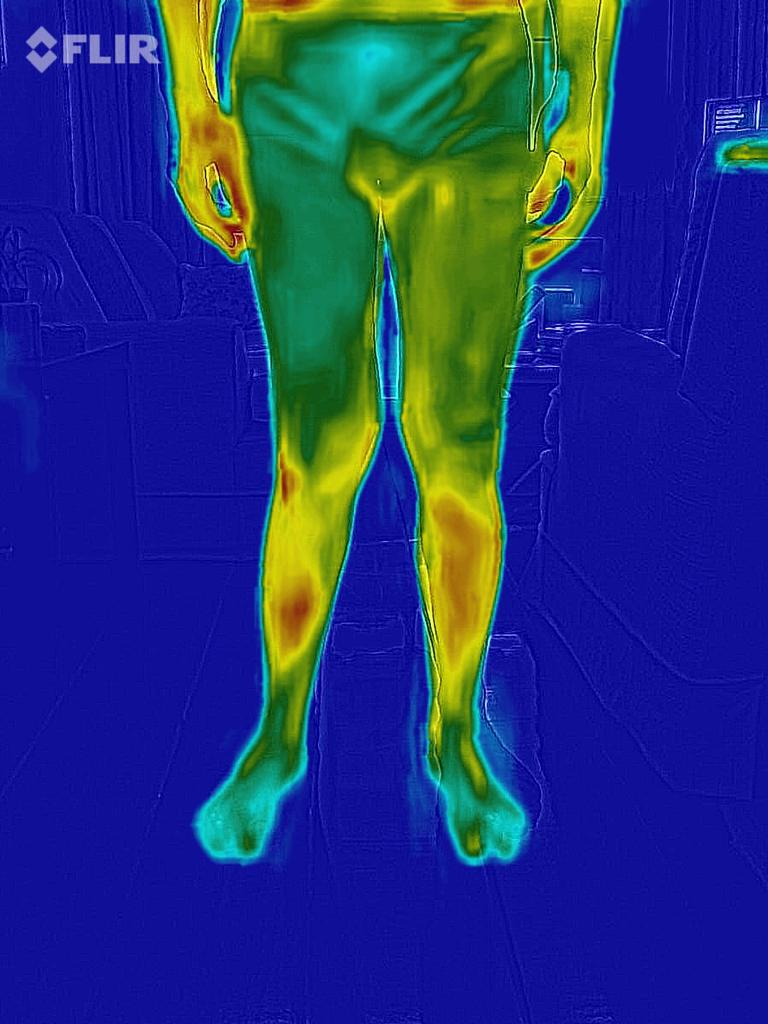
#> input picture testes/new_images/im1.jpeg, 768 x 1024 px, found by its file name; the run also reads 1 picture not shown here
$ python 'demonstração.py'
#> lines starting #> are read from the running program, lines starting #| are printed output that depends on the picture; after the words box and inside, x2 and y2 are one past the last pixel; in counts of white or black regions, pixels touching at a corner belong together
### thermo_images/classification.py
''' classification


    This module is used to classify the images into one of the tyoes:
        1.Foot
        2.Front Upper Body
        3.Back Upper Body
        4.Front Legs
        5.Back Legs

Created on 25/05/2019
@author: Carlos Cesar Brochine Junior

'''
import numpy as np
import cv2
import imutils
import os
import math


def plot_contours(image):

    # load the image, convert it to grayscale, and blur it slightly
    gray = cv2.cvtColor(image, cv2.COLOR_BGR2GRAY)
    gray = cv2.GaussianBlur(gray, (5, 5), 0)

    # threshold the image, then perform a series of erosions +
    # dilations to remove any small regions of noise
    thresh = cv2.threshold(gray, 45, 255, cv2.THRESH_BINARY)[1]
    thresh = cv2.erode(thresh, None, iterations=2)
    thresh = cv2.dilate(thresh, None, iterations=2)
    #
    dimension = gray.shape
    X_DIMENSION = dimension[0]
    Y_DIMENSION = dimension[1]
    black_image = np.zeros((X_DIMENSION, Y_DIMENSION))
    #
    # find contours in thresholded image, then grab the largest one
    cnts = cv2.findContours(thresh.copy(), cv2.RETR_EXTERNAL, cv2.CHAIN_APPROX_SIMPLE)
    cnts = imutils.grab_contours(cnts)
    c = max(cnts, key=cv2.contourArea)

    # draw the outline of the object, then draw each of the
    cv2.drawContours(black_image, [c], -1, (255, 0, 255), 2)

    # show the output image
    # cv2.imshow("Image", black_image)
    # cv2.waitKey(0)
    return black_image,c


def skeleton(img):
    """Topolopgical Skeleton: this function provides topoloical skeleton of an image.
        Args:
            image(cv2.image): image loaded by cv2.imread.

        Returns:
            image(cv2.image): skeletonized image
        References:
            - https://en.wikipedia.org/wiki/Topological_skeleton
            - http://opencvpython.blogspot.com/2012/05/skeletonization-using-opencv-python.html
    """
    img = cv2.cvtColor(img, cv2.COLOR_BGR2GRAY)
    size = np.size(img)
    skel = np.zeros(img.shape, np.uint8)

    ret, img = cv2.threshold(img, 127, 255, 0)
    element = cv2.getStructuringElement(cv2.MORPH_CROSS, (3, 3))
    done = False
    while (not done):
        eroded = cv2.erode(img, element)
        temp = cv2.dilate(eroded, element)
        temp = cv2.subtract(img, temp)
        skel = cv2.bitwise_or(skel, temp)
        img = eroded.copy()

        zeros = size - cv2.countNonZero(img)
        if zeros == size:
            done = True
    return skel

# def impanting(image_path,mask_path):
def impanting(img,mask_path):
    """Image Impanting: this uses a mask to interpolate a mask region with surroundings pixels.

        Args:
            image_path(str): The path where the source image is stored.
            mask_path(str): The path where the mask is stored.

        Returns:
            image(cv2.image): impanted image
    """
    # img = cv2.imread(image_path)
    mask = cv2.imread(mask_path, 0)
    dst = cv2.inpaint(img, mask, 3, cv2.INPAINT_TELEA)
    return dst

def shape_match(im1,im2):
    """Shape Distance: returns de distance between two images based on Hu moments.

        Args:
            im1(cv2.image): gray image 1.
            im2(cv2.image): gray image 2

        Returns:
            d1,d2,d3 (float): distance based on Hu moments

        References:
            https://www.learnopencv.com/shape-matching-using-hu-moments-c-python/
    """
    # im2 = cv2.cvtColor(im2, cv2.COLOR_BGR2GRAY)
    _, im1 = cv2.threshold(im1, 128, 255, cv2.THRESH_BINARY)
    _, im2 = cv2.threshold(im2, 128, 255, cv2.THRESH_BINARY)
    d1 = cv2.matchShapes(im1, im2, cv2.CONTOURS_MATCH_I1, 0)
    d2 = cv2.matchShapes(im1, im2, cv2.CONTOURS_MATCH_I2, 0)
    d3 = cv2.matchShapes(im1, im2, cv2.CONTOURS_MATCH_I3, 0)
    return d1,d2,d3

def external_contour(image):
    """External contour: this function provides the most external contour in a image.

        Args:
            image(cv2.image): image loaded by cv2.imread.

        Returns:
            image(cv2.image): impanted image

        References:
            https://docs.opencv.org/3.4/d1/d32/tutorial_py_contour_properties.html
    """

    # load the image, convert it to grayscale, and blur it slightly
    gray = cv2.cvtColor(image, cv2.COLOR_BGR2GRAY)
    gray = cv2.GaussianBlur(gray, (5, 5), 0)

    # threshold the image, then perform a series of erosions +
    # dilations to remove any small regions of noise
    thresh = cv2.threshold(gray, 45, 255, cv2.THRESH_BINARY)[1]
    thresh = cv2.erode(thresh, None, iterations=2)
    thresh = cv2.dilate(thresh, None, iterations=2)

    # find contours in thresholded image, then grab the largest one
    cnts = cv2.findContours(thresh.copy(), cv2.RETR_EXTERNAL, cv2.CHAIN_APPROX_SIMPLE)
    cnts = imutils.grab_contours(cnts)
    c = max(cnts, key=cv2.contourArea)

    return c
def image_resize(img,name):
    ''' resize image to the patern 640 x 480 or 480 x 640

    Args:
        image(cv2.image): image loaded by cv2.imread.
    Returns:
        image(cv2.image): impanted image

    '''
    dimension = img.shape
    if dimension[0]>dimension[1]:
        newimg = cv2.resize(img, (480, 640))
    elif dimension[1]>dimension[0]:
        newimg = cv2.resize(img, (640, 480))
    newname=name.replace('.jpeg','_resized.jpeg')
    filename=os.path.join('resized', newname)
    cv2.imwrite(os.path.join('resized', newname), newimg)
    return newimg,filename

def image_kind(image_path):
    """image_kind classifies the image from a path into one of the types desired

        Args:
            image_path(str): The path where the image is stored.

        Returns:
            kind(int): The number of classification according the relation:
                 1:Foot
                 2:Front Upper Body
                 3:Back Upper Body
                 4:Front Legs
                 5:Back Legs
        Examples:
            Examples should be written in doctest format, and should illustrate how
            to use the function.
    """
    mask_path=r'image_map/mask.jpeg'
    img = cv2.imread(image_path)
#> img is the input picture: shape (1024, 768, 3); mean B, G, R 123.8, 52.5, 35.1

    dimension=img.shape
#> dimension = (1024, 768, 3)
    if ((dimension[0] != 640) and (dimension[0] != 480)) or ((dimension[1] != 640) and (dimension[1] != 480)) :
        print('==============resizing')
        name=os.path.basename(image_path)
        img,image_path=image_resize(img,name)
#> image_path = 'resized/im1_resized.jpeg'
        print(image_path)
#| resized/im1_resized.jpeg
        print(img.shape)
#| (640, 480, 3)
    # Foot images are landscape and others are portrait, so it is possible to define if foot by dimension
    if dimension[0] == 480:
        kind=1
        solidity,aspect_ratio='NA'
    else:
        kind='unknown'
        # impant=impanting(image_path,mask_path)
        impant = impanting(img, mask_path)
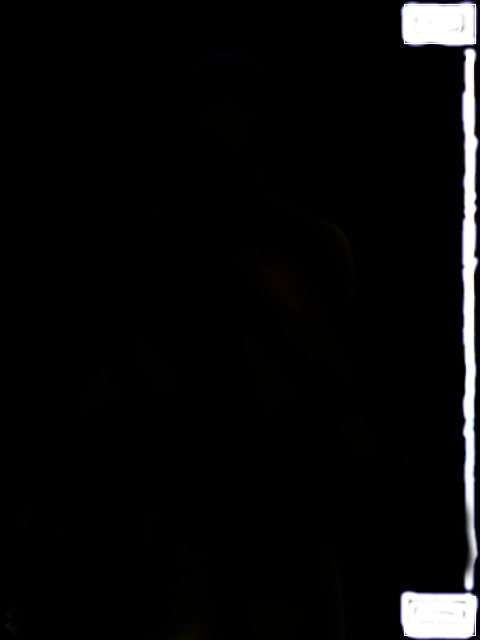
#> input picture thermo_images/image_map/mask.jpeg, 480 x 640 px
        plot_contours(impant)
#> in plot_contours, `gray = cv2.cvtColor(image, cv2.COLOR_BGR2GRAY)`:
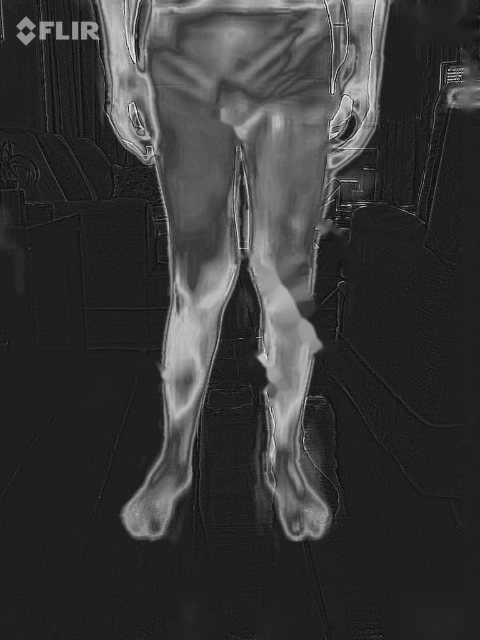
#> gray: shape (640, 480); min 13, max 238, mean 55.5
#> in plot_contours, `thresh = cv2.threshold(gray, 45, 255, cv2.THRESH_BINARY)[1]`: thresh: shape (640, 480); 32% white; 64 white regions (45 under 20 px), largest, box (x1, y1, x2, y2) and area: (38, 0, 399, 543) 94610, (438, 47, 480, 112) 1905, (15, 16, 37, 46) 426
#> in plot_contours, `thresh = cv2.erode(thresh, None, iterations=2)`: thresh: shape (640, 480); 29% white; 17 white regions (9 under 20 px), largest, box (x1, y1, x2, y2) and area: (73, 0, 396, 540) 87297, (440, 59, 480, 110) 1397, (40, 22, 68, 39) 237
#> in plot_contours, `thresh = cv2.dilate(thresh, None, iterations=2)`:
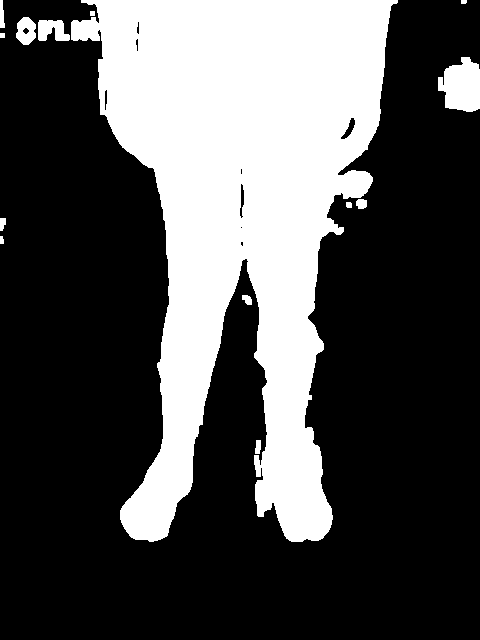
#> thresh: shape (640, 480); 31.4% white; 14 white regions
#> in plot_contours, `cnts = cv2.findContours(thresh.copy(), cv2.RETR_EXTERNAL, cv2.CHAIN_AP..`: cnts = 14 contours, 4 with area under 20; largest, box (x1, y1, x2, y2) and area: (71, 0, 398, 542) 92238, (438, 57, 480, 112) 1646, (38, 20, 70, 41) 439, (16, 17, 36, 45) 397, (356, 199, 367, 209) 77
#> in plot_contours, `c = max(cnts, key=cv2.contourArea)`: c = contour of 791 points, box (x1, y1, x2, y2) (71, 0, 398, 542), area 92238
#> in plot_contours, `cv2.drawContours(black_image, [c], -1, (255, 0, 255), 2)`: black_image: shape (640, 480) float64; 2.5% white; 1 white region
        contorno = external_contour(impant)
#> contorno has the same summary as c in plot_contours
        area=cv2.contourArea(contorno)
#> area = 92237.5
        c=contorno
        # solidity
        hull = cv2.convexHull(contorno)
#> hull = contour of 21 points, box (x1, y1, x2, y2) (71, 0, 398, 542), area 144920
        hull_area = cv2.contourArea(hull)
#> hull_area = 144920.5
        solidity = float(area) / hull_area
#> solidity = 0.636
        # aspect ratio
        x, y, w, h = cv2.boundingRect(contorno)
#> x = 71; y = 0; w = 327; h = 542
        aspect_ratio = float(w) / h
#> aspect_ratio = 0.603
        if aspect_ratio>0.60:
            kind='dorso'
            back_pth = r'image_map/skeleton/dorso_costa_model.jpeg'
            front_pth = r'image_map/skeleton/dorso_frente_model.jpeg'
            back = cv2.imread(back_pth,cv2.COLOR_BGR2GRAY)
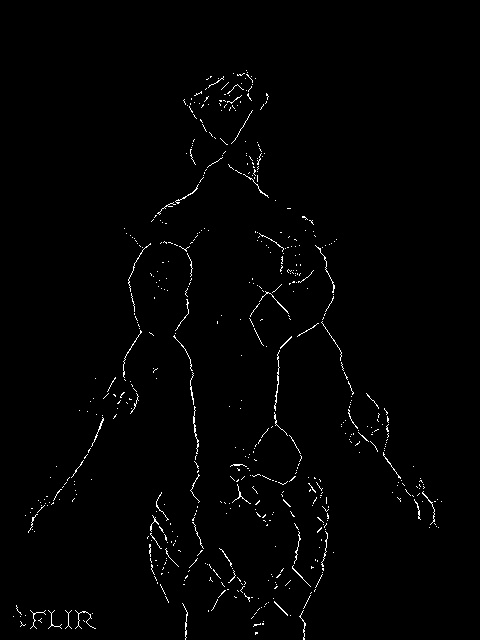
#> input picture thermo_images/image_map/skeleton/dorso_costa_model.jpeg, 480 x 640 px
#> back is the input picture: shape (640, 480); min 0, max 255, mean 3.1
            front = cv2.imread(front_pth,cv2.COLOR_BGR2GRAY)
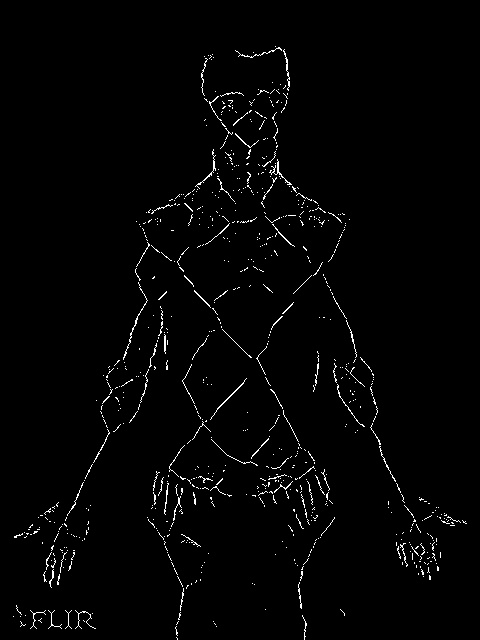
#> input picture thermo_images/image_map/skeleton/dorso_frente_model.jpeg, 480 x 640 px
#> front is the input picture: shape (640, 480); min 0, max 255, mean 4.4
            ske=skeleton(impant)
#> in skeleton, `size = np.size(img)`: size = 307200
#> in skeleton, `ret, img = cv2.threshold(img, 127, 255, 0)`: img: shape (640, 480); 8.9% white; 300 white regions (249 under 20 px), largest, box (x1, y1, x2, y2) and area: (250, 215, 321, 465) 6115, (162, 252, 237, 427) 5343, (101, 0, 159, 164) 4088
#> the loop in skeleton, `while (not done):` made 23 passes
#> zeros on passes 1 to 12: 287847, 292249, 295413, 297831, 299794, 301318, 302567, 303633, 304473, 305133, 305666, 306071
#> after the loop in skeleton, `while (not done):`: eroded: shape (640, 480); every value is 0
#> after the loop in skeleton, `while (not done):`:
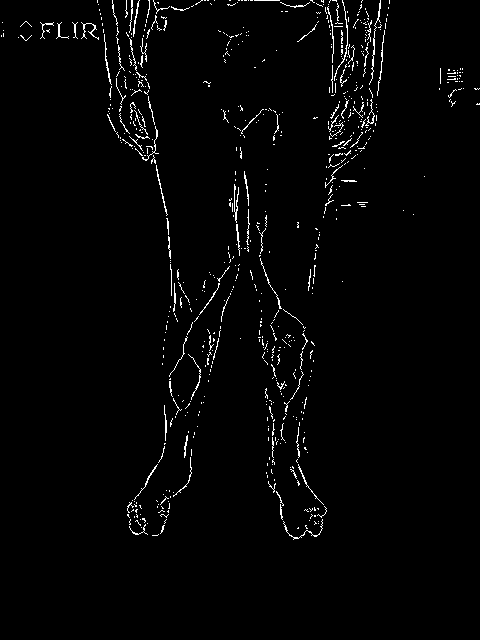
#> skel: shape (640, 480); 1.9% white in thin lines or dots, all inside (x1, y1, x2, y2) = (1, 0, 480, 540)
            b1, b2, b3 = shape_match(ske, back)
#> in shape_match, `_, im2 = cv2.threshold(im2, 128, 255, cv2.THRESH_BINARY)`: im2: shape (640, 480); 1.2% white in thin lines or dots, all inside (x1, y1, x2, y2) = (13, 70, 442, 640)
#> in shape_match, `d1 = cv2.matchShapes(im1, im2, cv2.CONTOURS_MATCH_I1, 0)`: d1 = 0.0955
#> in shape_match, `d2 = cv2.matchShapes(im1, im2, cv2.CONTOURS_MATCH_I2, 0)`: d2 = 0.491
#> in shape_match, `d3 = cv2.matchShapes(im1, im2, cv2.CONTOURS_MATCH_I3, 0)`: d3 = 0.104
#> b1 = 0.0955; b2 = 0.491; b3 = 0.104
            b=math.sqrt(b1**2+b2**2+b3**2)
#> b = 0.511
            f1, f2, f3 = shape_match(ske, front)
#> in shape_match (call 2), `_, im2 = cv2.threshold(im2, 128, 255, cv2.THRESH_BINARY)`: im2: shape (640, 480); 1.7% white in thin lines or dots, all inside (x1, y1, x2, y2) = (13, 46, 467, 640)
#> f1 = 0.024; f2 = 0.0775; f3 = 0.0355
            f = math.sqrt(f1 ** 2 + f2 ** 2 + f3 ** 2)
#> f = 0.0885
            if f<b:
                kind=2
            else:
                kind=3
        elif aspect_ratio<0.60:
            kind='perna'
            back_pth = r'image_map/skeleton/perna_costa_model.jpeg'
            front_pth = r'image_map/skeleton/perna_frente_model.jpeg'
            back = cv2.imread(back_pth,cv2.COLOR_BGR2GRAY)
            front = cv2.imread(front_pth,cv2.COLOR_BGR2GRAY)
            ske=skeleton(impant)
            b1, b2, b3 = shape_match(ske, back)
            b=math.sqrt(b1**2+b2**2+b3**2)
            f1, f2, f3 = shape_match(ske, front)
            f = math.sqrt(f1 ** 2 + f2 ** 2 + f3 ** 2)
            if f<b:
                kind=4
            else:
                kind=5
    return kind

# [14 lines that do not run on import are left out]

### thermo_images/demonstração.py
import classification as classification
import cv2

img=r'/home/ccjunio/PycharmProjects/thermo_images/testes/new_images/im1.jpeg'
# img=r'/home/ccjunio/PycharmProjects/thermo_images/testes/new_images/im2.jpeg'
k=classification.image_kind(img)
print(k)
imp=classification.impanting(cv2.imread(r'/home/ccjunio/PycharmProjects/thermo_images/thermo_images/resized/im1_resized.jpeg'),r'image_map/mask.jpeg')
bk = classification.plot_contours(imp)
#> in plot_contours (call 2), `thresh = cv2.threshold(gray, 45, 255, cv2.THRESH_BINARY)[1]`:
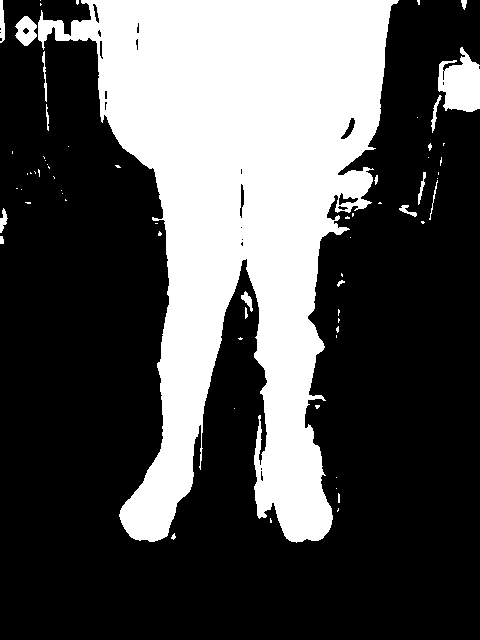
#> thresh: shape (640, 480); 32% white; 67 white regions (48 under 20 px), largest, box (x1, y1, x2, y2) and area: (38, 0, 399, 543) 94636, (438, 47, 480, 112) 1908, (15, 16, 37, 46) 426
#> in plot_contours (call 2), `thresh = cv2.erode(thresh, None, iterations=2)`: thresh: shape (640, 480); 29.1% white; 16 white regions (9 under 20 px), largest, box (x1, y1, x2, y2) and area: (73, 0, 396, 540) 87325, (440, 59, 480, 110) 1400, (40, 22, 68, 39) 242
#> in plot_contours (call 2), `thresh = cv2.dilate(thresh, None, iterations=2)`: thresh: shape (640, 480); 31.4% white; 14 white regions
#> in plot_contours (call 2), `cnts = cv2.findContours(thresh.copy(), cv2.RETR_EXTERNAL, cv2.CHAIN_AP..`: cnts = 14 contours, 4 with area under 20; largest, box (x1, y1, x2, y2) and area: (71, 0, 398, 542) 92262, (438, 57, 480, 112) 1650, (38, 20, 70, 41) 440, (16, 17, 36, 45) 397, (356, 199, 367, 209) 77
#> in plot_contours (call 2), `c = max(cnts, key=cv2.contourArea)`: c = contour of 790 points, box (x1, y1, x2, y2) (71, 0, 398, 542), area 92262
#> in plot_contours (call 2), `cv2.drawContours(black_image, [c], -1, (255, 0, 255), 2)`: black_image: shape (640, 480) float64; 2.5% white; 1 white region, box (x1, y1, x2, y2) and area: (70, 0, 399, 543) 7769
cv2.imshow("Image", bk)
cv2.waitKey(0)
